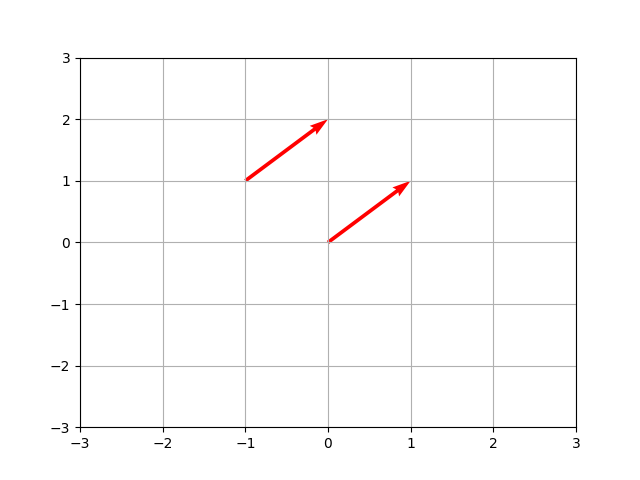

The Python source for this figure:
import numpy as np
import matplotlib.pyplot as plt
import numpy.linalg as la


a = [0,-1] #X
b = [0,1]  #Y

plt.quiver(a,b,[1,1],[1,1], angles = 'xy',scale_units = 'xy', scale = 1,color = 'red')

plt.xlim([-3,3])
plt.ylim([-3,3])
plt.grid()

                                                                                                              
plt.savefig('p10-1-2.png')
plt.show()










